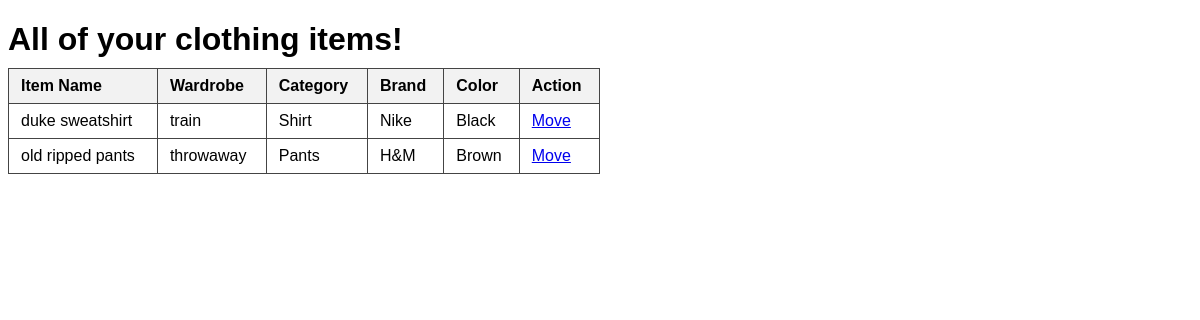
Page /allItems on the earlier database version.
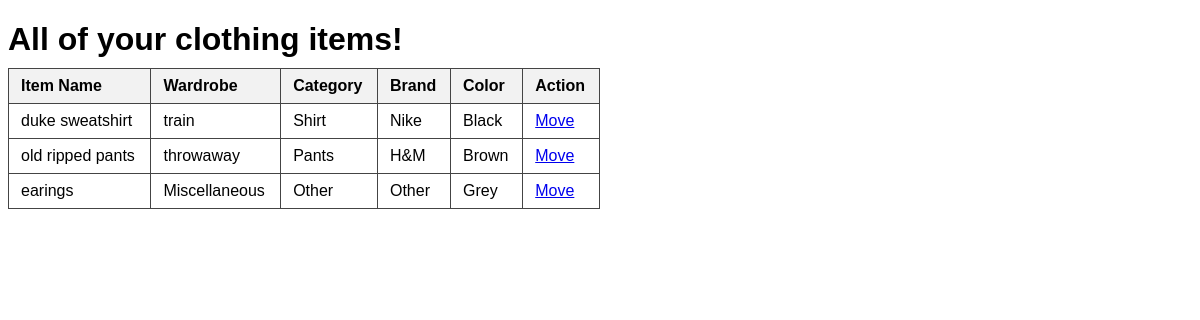
Same page on the later database version.
### tables this page shows
CREATE TABLE Item (
                      item_id INTEGER PRIMARY KEY,
                      user_id INTEGER REFERENCES User(user_id),
                      item_name TEXT NOT NULL UNIQUE,
                      wardrobe_name TEXT REFERENCES Wardrobe(wardrobe_name),
                      category_name TEXT,
                      brand_name TEXT,
                      color_name TEXT
                      );

### WardrobeProject/app.py (the view)
@app.route("/allItems", methods=["GET", "POST"])
def allItems():
    with sqlite3.connect(DB_PATH) as conn:
        conn.row_factory = sqlite3.Row
        cur = conn.cursor()
        cur.execute("""
                    SELECT *
                    FROM Item;
                    """)
        rows = cur.fetchall()
    return render_template("all_items.html", rows = rows)

### WardrobeProject/templates/all_items.html (shortened to what this page needs)
<!DOCTYPE html>
<html lang="en">
<head>
</head>
<body>
    <h1>All of your clothing items!</h1>
    <table>
        <tr>
            <th>Item Name</th>
            <th>Wardrobe</th>
            <th>Category</th>
            <th>Brand</th>
            <th>Color</th>
            <th>Action</th>
        </tr>
        {% for row in rows %}
        <tr>
            <td> {{ row["item_name"]}} </td>
            <td> {{ row["wardrobe_name"]}} </td>
            <td> {{ row["category_name"]}} </td>
            <td> {{ row["brand_name"]}} </td>
            <td> {{ row["color_name"]}} </td>
            <td>
                <a href="{{ url_for('moveItem', item_id = row["item_id"]) }}">Move</a>
            </td>
        </tr>
        {% endfor %}
    </table>
</body>
</html>

### WardrobeProject/templates/all_items.html (style rules this page uses)
body { font-family: Arial, sans-serif; margin: 12; }
table { border-collapse: collapse; width: 50%; }
th, td { border: 1px solid #444; padding: 8px 12px; text-align: left; }
th { background-color: #f2f2f2; }
h1 { margin-bottom: 10px; }

Differences in the rows shown:
added Item: item_name "earings", wardrobe_name "Miscellaneous", category_name "Other", brand_name "Other", color_name "Grey"
